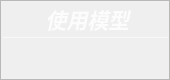
                   <widget class="QFrame" name="Model_QF">
                    <property name="minimumSize">
                     <size>
                      <width>170</width>
                      <height>80</height>
                     </size>
                    </property>
                    <property name="maximumSize">
                     <size>
                      <width>170</width>
                      <height>80</height>
                     </size>
                    </property>
                    <property name="toolTipDuration">
                     <number>0</number>
                    </property>
                    <property name="styleSheet">
                     <string notr="true">QFrame#Model_QF{
color: rgb(255, 255, 255);
border-radius: 15px;
background-color: qradialgradient(cx:0, cy:0, radius:1, fx:0.1, fy:0.1, stop:0 rgb(66, 226, 192),  stop:1 rgb(62, 154, 193));
border: 1px outset rgb(72, 158, 204)
}
</string>
                    </property>
                    <property name="frameShape">
                     <enum>QFrame::StyledPanel</enum>
                    </property>
                    <property name="frameShadow">
                     <enum>QFrame::Raised</enum>
                    </property>
                    <layout class="QVBoxLayout" name="verticalLayout_13" stretch="0,2,1">
                     <property name="spacing">
                      <number>0</number>
                     </property>
                     <property name="leftMargin">
                      <number>0</number>
                     </property>
                     <property name="topMargin">
                      <number>0</number>
                     </property>
                     <property name="rightMargin">
                      <number>0</number>
                     </property>
                     <property name="bottomMargin">
                      <number>0</number>
                     </property>
                     <item>
                      <widget class="QFrame" name="Model_top">
                       <property name="styleSheet">
                        <string notr="true">border:none</string>
                       </property>
                       <property name="frameShape">
                        <enum>QFrame::StyledPanel</enum>
                       </property>
                       <property name="frameShadow">
                        <enum>QFrame::Raised</enum>
                       </property>
                       <layout class="QHBoxLayout" name="horizontalLayout_9">
                        <property name="spacing">
                         <number>0</number>
                        </property>
                        <property name="leftMargin">
                         <number>0</number>
                        </property>
                        <property name="topMargin">
                         <number>3</number>
                        </property>
                        <property name="rightMargin">
                         <number>7</number>
                        </property>
                        <property name="bottomMargin">
                         <number>3</number>
                        </property>
                        <item>
                         <widget class="QLabel" name="label_8">
                          <property name="maximumSize">
                           <size>
                            <width>16777215</width>
                            <height>30</height>
                           </size>
                          </property>
                          <property name="font">
                           <font>
                            <family>Segoe UI</family>
                            <pointsize>16</pointsize>
                            <weight>87</weight>
                            <italic>true</italic>
                            <bold>true</bold>
                           </font>
                          </property>
                          <property name="styleSheet">
                           <string notr="true">color: rgba(255, 255, 255,210);
padding-left:12px;
font: 700 italic 16pt &quot;Segoe UI&quot;;</string>
                          </property>
                          <property name="midLineWidth">
                           <number>-1</number>
                          </property>
                          <property name="text">
                           <string>使用模型</string>
                          </property>
                          <property name="alignment">
                           <set>Qt::AlignCenter</set>
                          </property>
                          <property name="wordWrap">
                           <bool>false</bool>
                          </property>
                          <property name="indent">
                           <number>0</number>
                          </property>
                         </widget>
                        </item>
                       </layout>
                      </widget>
                     </item>
                     <item>
                      <widget class="Line" name="line_5">
                       <property name="maximumSize">
                        <size>
                         <width>16777215</width>
                         <height>1</height>
                        </size>
                       </property>
                       <property name="styleSheet">
                        <string notr="true">background-color: rgba(255, 255, 255, 89);</string>
                       </property>
                       <property name="orientation">
                        <enum>Qt::Horizontal</enum>
                       </property>
                      </widget>
                     </item>
                     <item>
                      <widget class="QFrame" name="Model_bottom">
                       <property name="styleSheet">
                        <string notr="true">border:none</string>
                       </property>
                       <property name="frameShape">
                        <enum>QFrame::StyledPanel</enum>
                       </property>
                       <property name="frameShadow">
                        <enum>QFrame::Raised</enum>
                       </property>
                       <layout class="QVBoxLayout" name="verticalLayout_14">
                        <property name="spacing">
                         <number>0</number>
                        </property>
                        <property name="leftMargin">
                         <number>0</number>
                        </property>
                        <property name="topMargin">
                         <number>6</number>
                        </property>
                        <property name="rightMargin">
                         <number>0</number>
                        </property>
                        <property name="bottomMargin">
                         <number>6</number>
                        </property>
                        <item alignment="Qt::AlignTop">
                         <widget class="QLabel" name="Model_name">
                          <property name="minimumSize">
                           <size>
                            <width>0</width>
                            <height>30</height>
                           </size>
                          </property>
                          <property name="maximumSize">
                           <size>
                            <width>16777215</width>
                            <height>30</height>
                           </size>
                          </property>
                          <property name="font">
                           <font>
                            <family>Microsoft YaHei UI</family>
                            <pointsize>15</pointsize>
                            <weight>50</weight>
                            <italic>false</italic>
                            <bold>false</bold>
                            <underline>false</underline>
                           </font>
                          </property>
                          <property name="styleSheet">
                           <string notr="true">color: rgb(255, 255, 255);
font: 15pt &quot;Microsoft YaHei UI&quot;;
</string>
                          </property>
                          <property name="text">
                           <string/>
                          </property>
                          <property name="alignment">
                           <set>Qt::AlignCenter</set>
                          </property>
                         </widget>
                        </item>
                       </layout>
                      </widget>
                     </item>
                    </layout>
                   </widget>
